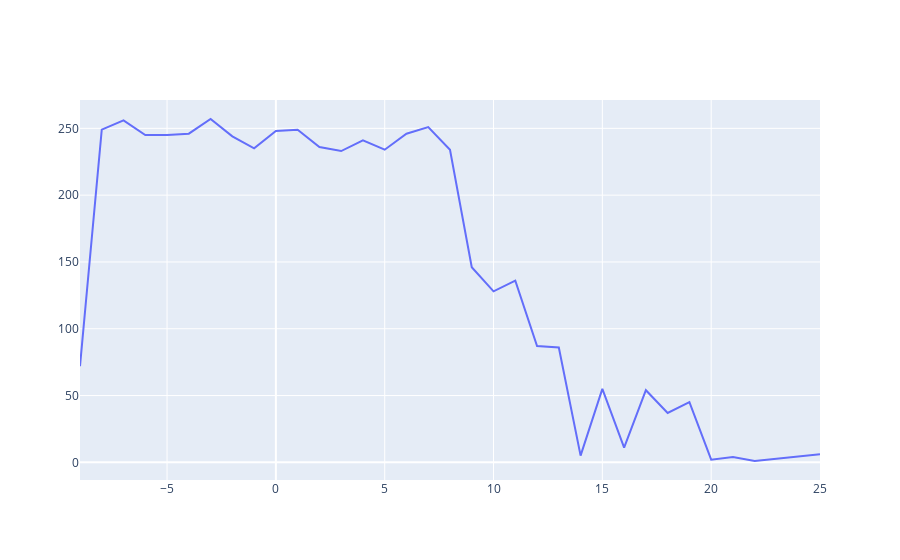

This figure's notebook cell:
### Code cell
# Make a graph of bootcount
fig = go.Figure()
fig.add_trace(go.Scatter(x=boutcount.index, y=boutcount))
fig.show()

### Figure 1 — Plotly figure (JSON) as saved in the notebook; plotly's stock layout.template omitted (floating-point values rounded to 4 significant figures)
{"data": [{"type": "scatter", "x": [-9, -8, -7, -6, -5, -4, -3, -2, -1, 0, 1, 2, 3, 4, 5, 6, 7, 8, 9, 10, 11, 12, 13, 14, 15, 16, 17, 18, 19, 20, 21, 22, 25], "y": [72, 249, 256, 245, 245, 246, 257, 244, 235, 248, 249, 236, 233, 241, 234, 246, 251, 234, 146, 128, 136, 87, 86, 5, 55, 11, 54, 37, 45, 2, 4, 1, 6]}], "layout": {}}
